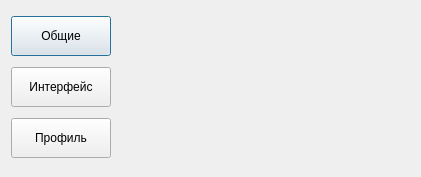
<?xml version="1.0" encoding="UTF-8"?>
<ui version="4.0">
 <class>Dialog</class>
 <widget class="QDialog" name="Dialog">
  <property name="geometry">
   <rect>
    <x>0</x>
    <y>0</y>
    <width>421</width>
    <height>177</height>
   </rect>
  </property>
  <property name="windowTitle">
   <string>Настройки</string>
  </property>
  <property name="windowIcon">
   <iconset resource="../../../icon/res.qrc">
    <normaloff>:/icon/calculator-Freepik.png</normaloff>:/icon/calculator-Freepik.png</iconset>
  </property>
  <layout class="QHBoxLayout" name="horizontalLayout">
   <property name="rightMargin">
    <number>0</number>
   </property>
   <item>
    <layout class="QVBoxLayout" name="verticalLayout">
     <property name="sizeConstraint">
      <enum>QLayout::SetNoConstraint</enum>
     </property>
     <item>
      <widget class="QPushButton" name="push_button_main">
       <property name="minimumSize">
        <size>
         <width>100</width>
         <height>40</height>
        </size>
       </property>
       <property name="text">
        <string>Общие</string>
       </property>
      </widget>
     </item>
     <item>
      <widget class="QPushButton" name="push_button_setting_window">
       <property name="minimumSize">
        <size>
         <width>100</width>
         <height>40</height>
        </size>
       </property>
       <property name="text">
        <string>Интерфейс</string>
       </property>
      </widget>
     </item>
     <item>
      <widget class="QPushButton" name="push_button_profile">
       <property name="minimumSize">
        <size>
         <width>100</width>
         <height>40</height>
        </size>
       </property>
       <property name="text">
        <string>Профиль</string>
       </property>
      </widget>
     </item>
    </layout>
   </item>
   <item>
    <widget class="QWidget" name="widget" native="true">
     <property name="sizePolicy">
      <sizepolicy hsizetype="Expanding" vsizetype="Preferred">
       <horstretch>0</horstretch>
       <verstretch>0</verstretch>
      </sizepolicy>
     </property>
    </widget>
   </item>
  </layout>
 </widget>
 <resources>
  <include location="../../../icon/res.qrc"/>
 </resources>
 <connections/>
</ui>
